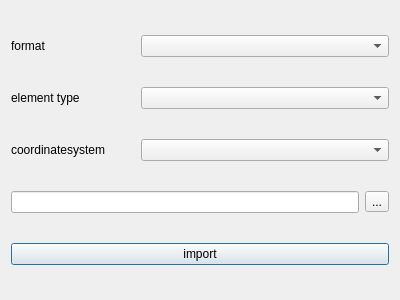
<?xml version="1.0" encoding="UTF-8"?>
<ui version="4.0">
 <class>importNominalGeometryDialog</class>
 <widget class="QDialog" name="importNominalGeometryDialog">
  <property name="geometry">
   <rect>
    <x>0</x>
    <y>0</y>
    <width>400</width>
    <height>300</height>
   </rect>
  </property>
  <property name="maximumSize">
   <size>
    <width>400</width>
    <height>300</height>
   </size>
  </property>
  <property name="windowTitle">
   <string>Dialog</string>
  </property>
  <layout class="QVBoxLayout" name="verticalLayout">
   <item>
    <layout class="QHBoxLayout" name="horizontalLayout_4" stretch="1,2">
     <item>
      <widget class="QLabel" name="label_format">
       <property name="text">
        <string>format                 </string>
       </property>
      </widget>
     </item>
     <item>
      <widget class="QComboBox" name="comboBox_format">
       <property name="sizePolicy">
        <sizepolicy hsizetype="Expanding" vsizetype="Fixed">
         <horstretch>0</horstretch>
         <verstretch>0</verstretch>
        </sizepolicy>
       </property>
      </widget>
     </item>
    </layout>
   </item>
   <item>
    <layout class="QHBoxLayout" name="horizontalLayout_2" stretch="1,2">
     <item>
      <widget class="QLabel" name="label_typeOfElement">
       <property name="text">
        <string>element type     </string>
       </property>
      </widget>
     </item>
     <item>
      <widget class="QComboBox" name="comboBox_typeOfElement">
       <property name="sizePolicy">
        <sizepolicy hsizetype="Expanding" vsizetype="Fixed">
         <horstretch>0</horstretch>
         <verstretch>0</verstretch>
        </sizepolicy>
       </property>
      </widget>
     </item>
    </layout>
   </item>
   <item>
    <layout class="QHBoxLayout" name="horizontalLayout_3" stretch="1,2">
     <item>
      <widget class="QLabel" name="label_coordSys">
       <property name="text">
        <string>coordinatesystem</string>
       </property>
      </widget>
     </item>
     <item>
      <widget class="QComboBox" name="comboBox_coordSys">
       <property name="sizePolicy">
        <sizepolicy hsizetype="Expanding" vsizetype="Fixed">
         <horstretch>0</horstretch>
         <verstretch>0</verstretch>
        </sizepolicy>
       </property>
      </widget>
     </item>
    </layout>
   </item>
   <item>
    <layout class="QHBoxLayout" name="horizontalLayout">
     <item>
      <widget class="QLineEdit" name="lineEdit_path"/>
     </item>
     <item>
      <widget class="QToolButton" name="toolButton_open">
       <property name="text">
        <string>...</string>
       </property>
      </widget>
     </item>
    </layout>
   </item>
   <item>
    <widget class="QPushButton" name="pushButton_import">
     <property name="text">
      <string>import</string>
     </property>
    </widget>
   </item>
  </layout>
 </widget>
 <resources/>
 <connections/>
</ui>
